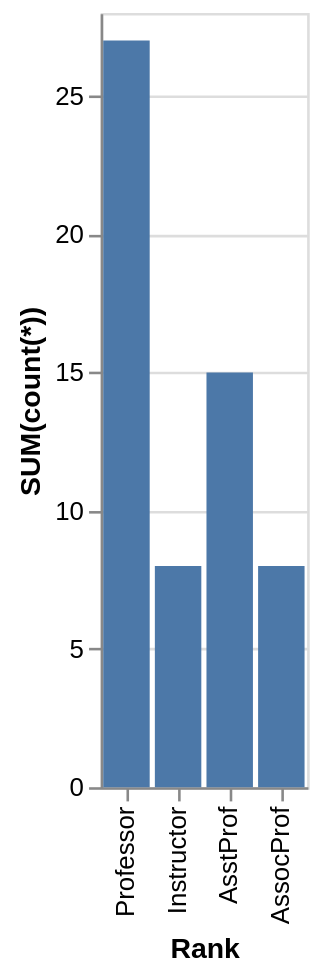

Vega-Lite specification stored for this chart:
### Vega-Lite specification from a JSON file in a GitHub repository (floating-point values rounded to 4 significant figures)
{"data": {"values": [{"x_data": "Professor", "y_data": 27}, {"x_data": "Instructor", "y_data": 8}, {"x_data": "AsstProf", "y_data": 15}, {"x_data": "AssocProf", "y_data": 8}]}, "mark": "bar", "encoding": {"x": {"field": "x_data", "type": "nominal", "title": "Rank", "sort": "descending"}, "y": {"field": "y_data", "type": "quantitative", "title": "SUM(count(*))"}}}
